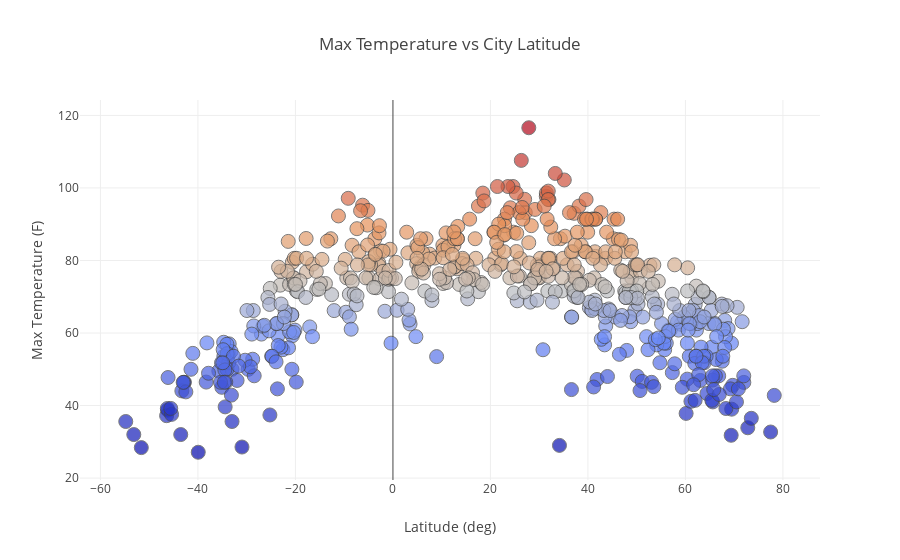

Write notebook code for a chart like this one.
### Code cell
#Now let's take a look at the graph in a more "interactive" way to understand the data. 
#We will do this by making use of plotly and all of it's features for scatter plots. 

trace = go.Scatter(
    x = weather_data["lat"],
    y = weather_data["temp_max"],
    mode = 'markers',
    marker= dict(size= 14,
                    line= dict(width=1),
                    opacity= 0.7,
                    color = weather_data["temp_max"],
                    colorscale='RdBu'
            ),
    hovertext=weather_data['city']
)

layout= go.Layout(
    title= 'Max Temperature vs City Latitude',
    xaxis= dict(
        title= "Latitude (deg)",
    ),
    yaxis=dict(
        title= 'Max Temperature (F)',
    ),
    showlegend= False,
    hovermode="closest"
)

data = [trace]

fig= go.Figure(data=data, layout=layout)
# Plot and embed in ipython notebook!
iplot(fig)

### Figure 1 — Plotly figure (JSON) as saved in the notebook; plotly's stock layout.template omitted (floating-point values rounded to 4 significant figures; data arrays with more than 128 entries replaced by an {"elided": "..."} marker saying what was removed)
{"data": [{"hovertext": {"elided": "562 str values"}, "marker": {"color": {"elided": "562 float values"}, "colorscale": "RdBu", "line": {"width": 1}, "opacity": 0.7, "size": 14}, "mode": "markers", "type": "scatter", "x": {"elided": "562 float values"}, "y": {"elided": "562 float values"}}], "layout": {"hovermode": "closest", "showlegend": false, "title": "Max Temperature vs City Latitude", "xaxis": {"title": "Latitude (deg)"}, "yaxis": {"title": "Max Temperature (F)"}}}
